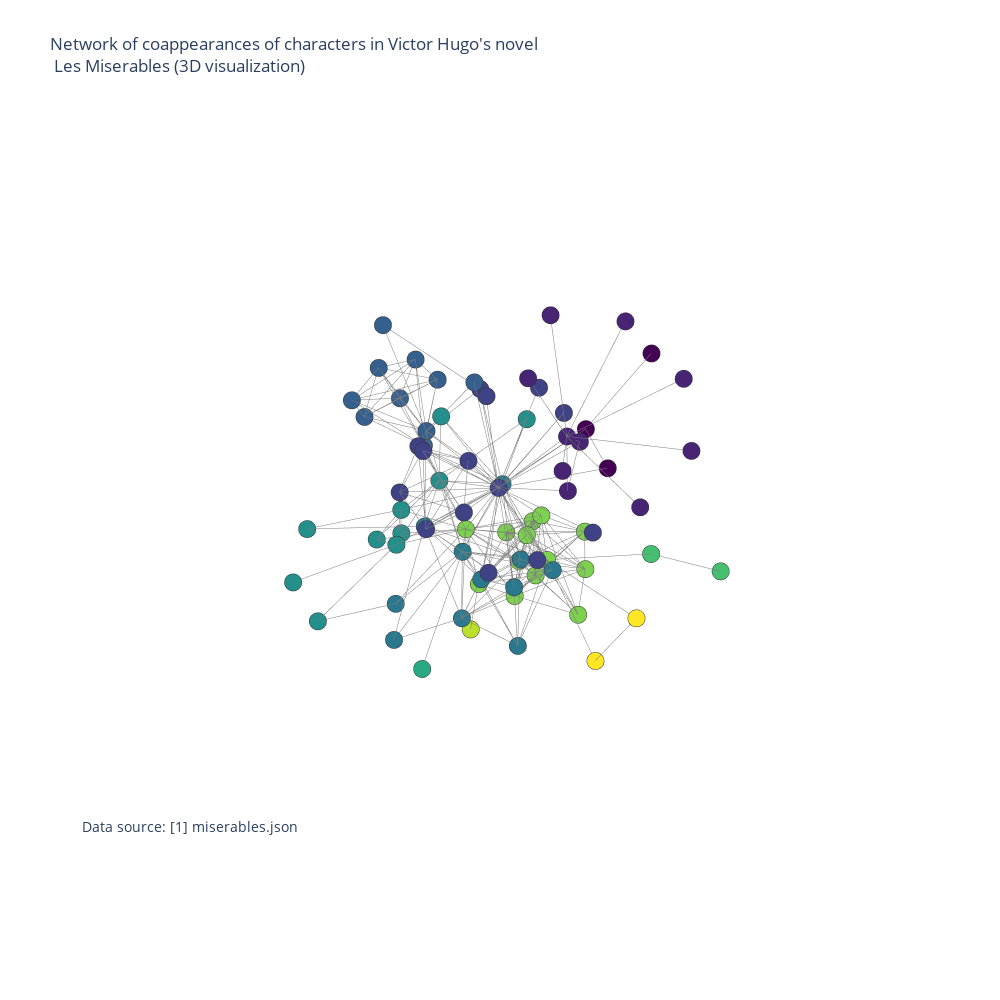

The code cell stored with this chart in its notebook:
### Code cell
mydata=[trace1, trace2]
fig=go.Figure(data=mydata, layout=layout)

fig.show()

### Figure 1 — Plotly figure (JSON) as saved in the notebook; plotly's stock layout.template omitted (floating-point values rounded to 4 significant figures; data arrays with more than 128 entries replaced by an {"elided": "..."} marker saying what was removed)
{"data": [{"hoverinfo": "none", "line": {"color": "rgb(125,125,125)", "width": 1}, "mode": "lines", "type": "scatter3d", "x": {"elided": "762 float values"}, "y": {"elided": "762 float values"}, "z": {"elided": "762 float values"}}, {"hoverinfo": "text", "marker": {"color": [1, 1, 1, 1, 1, 1, 1, 1, 1, 1, 2, 2, 3, 2, 2, 2, 3, 3, 3, 3, 3, 3, 3, 3, 4, 4, 5, 4, 0, 2, 3, 2, 2, 2, 2, 2, 2, 2, 2, 4, 6, 4, 4, 5, 0, 0, 7, 7, 8, 5, 5, 5, 5, 5, 5, 8, 5, 8, 8, 8, 8, 8, 8, 8, 8, 8, 8, 9, 4, 4, 4, 4, 5, 10, 10, 4, 8], "colorscale": [[0, "#440154"], [0.1111, "#482878"], [0.2222, "#3e4989"], [0.3333, "#31688e"], [0.4444, "#26828e"], [0.5556, "#1f9e89"], [0.6667, "#35b779"], [0.7778, "#6ece58"], [0.8889, "#b5de2b"], [1, "#fde725"]], "line": {"color": "rgb(50,50,50)", "width": 0.5}, "size": 6, "symbol": "circle"}, "mode": "markers", "name": "actors", "text": ["Myriel", "Napoleon", "Mlle.Baptistine", "Mme.Magloire", "CountessdeLo", "Geborand", "Champtercier", "Cravatte", "Count", "OldMan", "Labarre", "Valjean", "Marguerite", "Mme.deR", "Isabeau", "Gervais", "Tholomyes", "Listolier", "Fameuil", "Blacheville", "Favourite", "Dahlia", "Zephine", "Fantine", "Mme.Thenardier", "Thenardier", "Cosette", "Javert", "Fauchelevent", "Bamatabois", "Perpetue", "Simplice", "Scaufflaire", "Woman1", "Judge", "Champmathieu", "Brevet", "Chenildieu", "Cochepaille", "Pontmercy", "Boulatruelle", "Eponine", "Anzelma", "Woman2", "MotherInnocent", "Gribier", "Jondrette", "Mme.Burgon", "Gavroche", "Gillenormand", "Magnon", "Mlle.Gillenormand", "Mme.Pontmercy", "Mlle.Vaubois", "Lt.Gillenormand", "Marius", "BaronessT", "Mabeuf", "Enjolras", "Combeferre", "Prouvaire", "Feuilly", "Courfeyrac", "Bahorel", "Bossuet", "Joly", "Grantaire", "MotherPlutarch", "Gueulemer", "Babet", "Claquesous", "Montparnasse", "Toussaint", "Child1", "Child2", "Brujon", "Mme.Hucheloup"], "type": "scatter3d", "x": [-0.4633, 0.8703, -0.4124, -1.357, 1.246, -1.381, -2.299, -1.809, -0.3875, 0.2392, -0.7777, -0.4139, -1.067, -0.269, 1.406, -1.639, -1.319, 0.04186, -2.189, -1.472, -0.7002, -1.614, -0.4574, -0.482, 0.7818, 0.1329, -0.3298, -1.067, -2.761, 0.725, -0.1756, -1.441, 0.6176, -2.297, 1.376, 1.809, 0.8565, 1.315, 1.837, 1.024, 2.415, 0.4002, 2.036, -2.266, -2.18, -4.795, -5.116, -3.481, -1.488, 0.5654, 2.443, 1.354, 3.065, 3.759, 0.5833, -0.758, -0.4519, -1.084, -1.585, -2.781, -3.435, -2.295, -1.346, -2.128, -2.147, -2.188, -2.982, -1.412, -0.4234, 0.1562, 0.53, -0.6629, -0.06204, -1.073, -2.056, 0.1101, -2.066], "y": [3.598, 3.854, 3.723, 3.166, 4.997, 5.664, 4.729, 3.692, 3.172, 5.851, 4.093, 1.885, 0.5288, 1.705, 3.444, 1.801, -1.486, -2.243, -1.905, -2.45, -2.158, -1.972, -2.516, -0.3702, 0.9256, 1.349, 0.1589, 1.346, 2.149, 0.7955, -1.213, 0.3102, 3.934, 1.916, 2.781, 1.487, 2.374, 1.642, 2.236, 0.05445, 2.581, 1.56, 1.234, 0.8897, 3.255, 2.195, 4.525, 3.648, 2.31, -0.09269, -0.8885, 0.6735, 0.04556, 0.4997, -1.045, 0.4992, -1.456, 0.546, 1.595, 0.6619, 1.748, 0.2525, 1.471, 1.397, 1.508, 0.7909, 2.197, -0.1275, 2.523, 2.899, 2.328, 3.203, 0.6072, 4.164, 4.421, 2.983, 2.807], "z": [2.935, 4.708, 1.823, 2.251, 3.616, 3.131, 3.847, 4.79, 5.192, 2.831, 0.8556, 1.015, 2.662, 3.106, 0.7377, 2.805, 0.1633, 1.596, 1.4, 0.977, 2.152, 2.099, 0.8601, 1.375, 0.171, -0.611, 0.4211, 0.5433, 1.524, 2.027, 3.654, 2.281, 0.8707, 2.009, 1.755, 1.785, 2.453, 2.545, 1.332, -2.304, -1.613, -2.185, -1.965, 1.452, 1.307, 2.594, -2.322, -1.393, -1.198, -0.02982, 0.02333, -0.1306, -1.549, 0.1642, -1.321, -0.9247, -1.905, -2.674, -0.948, -1.652, -1.739, -1.945, -2.647, -2.523, -0.7349, -2.463, -2.367, -4.747, -0.4751, -0.6626, -0.5696, -0.5101, 2.304, -2.694, -1.932, -2.253, -2.839]}], "layout": {"annotations": [{"font": {"size": 14}, "showarrow": false, "text": "Data source: <a href='http://bost.ocks.org/mike/miserables/miserables.json'>[1] miserables.json</a>", "x": 0, "xanchor": "left", "xref": "paper", "y": 0.1, "yanchor": "bottom", "yref": "paper"}], "height": 1000, "hovermode": "closest", "margin": {"t": 100}, "scene": {"xaxis": {"showbackground": false, "showgrid": false, "showline": false, "showspikes": false, "showticklabels": false, "title": {"text": ""}, "zeroline": false}, "yaxis": {"showbackground": false, "showgrid": false, "showline": false, "showspikes": false, "showticklabels": false, "title": {"text": ""}, "zeroline": false}, "zaxis": {"showbackground": false, "showgrid": false, "showline": false, "showspikes": false, "showticklabels": false, "title": {"text": ""}, "zeroline": false}}, "showlegend": false, "title": {"text": "Network of coappearances of characters in Victor Hugo's novel<br> Les Miserables (3D visualization)"}, "width": 1000}}
